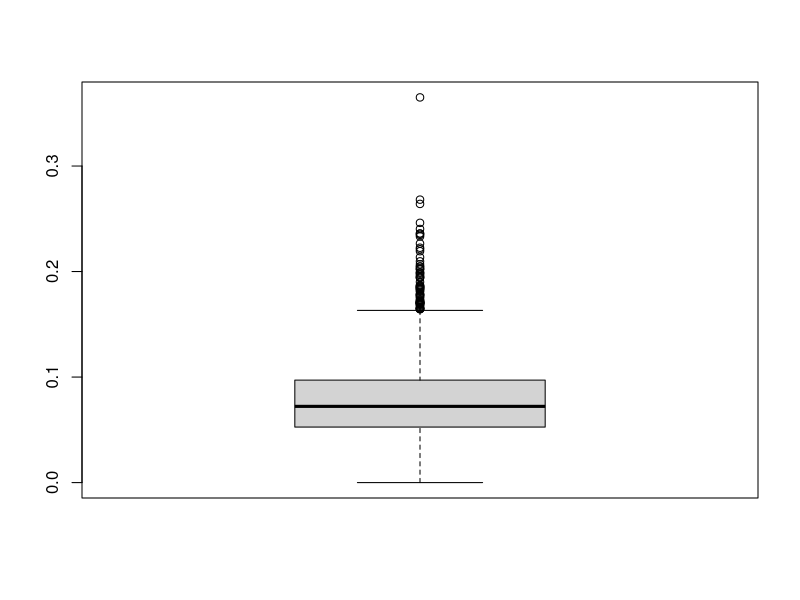

R code for this plot: (Note: this script raises an error after producing the figure.)
library(readr)
model_data <- read_csv("models/model_data.csv")
model_data_na <- na.omit(model_data)

summary(model_data_na$spatialmismatch)
boxplot(model_data_na$spatialmismatch)

#cut off at 3rd quartile (.1)
cat_data <- model_data_na %>%
  mutate(high = spatialmismatch>0.07225)

cat_data$high <- as.numeric(cat_data$high)

plot(jitter(high,amount=.05) ~ spanish, data = cat_data, family = "binomial")
plot(jitter(high,amount=.05) ~ median_household_income, data = cat_data, family = "binomial")
plot(jitter(high,amount=.05) ~ above_bach, data = cat_data, family = "binomial")
plot(high~above_bach, data = cat_data, family = "binomial")
plot(jitter(high,amount=.05) ~ below_bach, data = cat_data, family = "binomial")
plot(jitter(high,amount=.05) ~ bach_interact, data = cat_data, family = "binomial")
plot(jitter(high,amount=.05) ~ phd, data = cat_data, family = "binomial")
plot(jitter(high,amount=.05) ~ white, data = cat_data, family = "binomial")
plot(jitter(high,amount=.05) ~ nonwhite, data = cat_data, family = "binomial")
plot(jitter(high,amount=.05) ~ people_per_sqmi, data = cat_data, family = "binomial")
plot(jitter(high,amount=.05) ~ english_better, data = cat_data, family = "binomial")

m1 <- glm(high~spanish + median_household_income + below_bach + above_bach + bach_interact + phd + white + nonwhite 
          + people_per_sqmi + english_better, data = cat_data, family = "binomial")
summary(m1)

m2 <- glm(high~median_household_income + above_bach + bach_interact + phd + white, data = cat_data, family = "binomial")
summary(m2)

G = m2$deviance - m1$deviance
Gdf = m2$df.residual - m1$df.residual
pchisq(G, df = Gdf, lower.tail = F)

addmargins(table(cat_data$high, as.numeric(m2$fitted.values >= .5)))
1872/2441
#model correctly categorizes 76.69% of data?